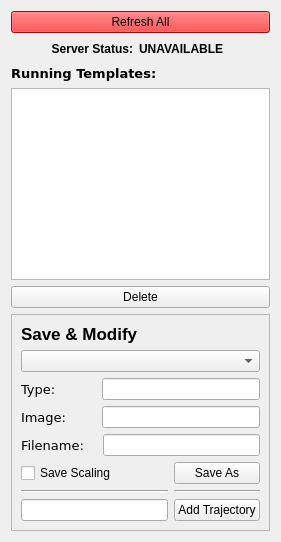
     <widget class="QWidget" name="server_tab">
      <attribute name="title">
       <string>Server</string>
      </attribute>
      <layout class="QGridLayout" name="gridLayout_5">
       <item row="2" column="0">
        <widget class="QPushButton" name="refresh_button">
         <property name="palette">
          <palette>
           <active>
            <colorrole role="WindowText">
             <brush brushstyle="SolidPattern">
              <color alpha="255">
               <red>0</red>
               <green>0</green>
               <blue>0</blue>
              </color>
             </brush>
            </colorrole>
            <colorrole role="Button">
             <brush brushstyle="SolidPattern">
              <color alpha="255">
               <red>255</red>
               <green>0</green>
               <blue>0</blue>
              </color>
             </brush>
            </colorrole>
            <colorrole role="Light">
             <brush brushstyle="SolidPattern">
              <color alpha="255">
               <red>255</red>
               <green>127</green>
               <blue>127</blue>
              </color>
             </brush>
            </colorrole>
            <colorrole role="Midlight">
             <brush brushstyle="SolidPattern">
              <color alpha="255">
               <red>255</red>
               <green>63</green>
               <blue>63</blue>
              </color>
             </brush>
            </colorrole>
            <colorrole role="Dark">
             <brush brushstyle="SolidPattern">
              <color alpha="255">
               <red>127</red>
               <green>0</green>
               <blue>0</blue>
              </color>
             </brush>
            </colorrole>
            <colorrole role="Mid">
             <brush brushstyle="SolidPattern">
              <color alpha="255">
               <red>170</red>
               <green>0</green>
               <blue>0</blue>
              </color>
             </brush>
            </colorrole>
            <colorrole role="Text">
             <brush brushstyle="SolidPattern">
              <color alpha="255">
               <red>0</red>
               <green>0</green>
               <blue>0</blue>
              </color>
             </brush>
            </colorrole>
            <colorrole role="BrightText">
             <brush brushstyle="SolidPattern">
              <color alpha="255">
               <red>255</red>
               <green>255</green>
               <blue>255</blue>
              </color>
             </brush>
            </colorrole>
            <colorrole role="ButtonText">
             <brush brushstyle="SolidPattern">
              <color alpha="255">
               <red>0</red>
               <green>0</green>
               <blue>0</blue>
              </color>
             </brush>
            </colorrole>
            <colorrole role="Base">
             <brush brushstyle="SolidPattern">
              <color alpha="255">
               <red>255</red>
               <green>255</green>
               <blue>255</blue>
              </color>
             </brush>
            </colorrole>
            <colorrole role="Window">
             <brush brushstyle="SolidPattern">
              <color alpha="255">
               <red>255</red>
               <green>0</green>
               <blue>0</blue>
              </color>
             </brush>
            </colorrole>
            <colorrole role="Shadow">
             <brush brushstyle="SolidPattern">
              <color alpha="255">
               <red>0</red>
               <green>0</green>
               <blue>0</blue>
              </color>
             </brush>
            </colorrole>
            <colorrole role="AlternateBase">
             <brush brushstyle="SolidPattern">
              <color alpha="255">
               <red>255</red>
               <green>127</green>
               <blue>127</blue>
              </color>
             </brush>
            </colorrole>
            <colorrole role="ToolTipBase">
             <brush brushstyle="SolidPattern">
              <color alpha="255">
               <red>255</red>
               <green>255</green>
               <blue>220</blue>
              </color>
             </brush>
            </colorrole>
            <colorrole role="ToolTipText">
             <brush brushstyle="SolidPattern">
              <color alpha="255">
               <red>0</red>
               <green>0</green>
               <blue>0</blue>
              </color>
             </brush>
            </colorrole>
           </active>
           <inactive>
            <colorrole role="WindowText">
             <brush brushstyle="SolidPattern">
              <color alpha="255">
               <red>0</red>
               <green>0</green>
               <blue>0</blue>
              </color>
             </brush>
            </colorrole>
            <colorrole role="Button">
             <brush brushstyle="SolidPattern">
              <color alpha="255">
               <red>255</red>
               <green>0</green>
               <blue>0</blue>
              </color>
             </brush>
            </colorrole>
            <colorrole role="Light">
             <brush brushstyle="SolidPattern">
              <color alpha="255">
               <red>255</red>
               <green>127</green>
               <blue>127</blue>
              </color>
             </brush>
            </colorrole>
            <colorrole role="Midlight">
             <brush brushstyle="SolidPattern">
              <color alpha="255">
               <red>255</red>
               <green>63</green>
               <blue>63</blue>
              </color>
             </brush>
            </colorrole>
            <colorrole role="Dark">
             <brush brushstyle="SolidPattern">
              <color alpha="255">
               <red>127</red>
               <green>0</green>
               <blue>0</blue>
              </color>
             </brush>
            </colorrole>
            <colorrole role="Mid">
             <brush brushstyle="SolidPattern">
              <color alpha="255">
               <red>170</red>
               <green>0</green>
               <blue>0</blue>
              </color>
             </brush>
            </colorrole>
            <colorrole role="Text">
             <brush brushstyle="SolidPattern">
              <color alpha="255">
               <red>0</red>
               <green>0</green>
               <blue>0</blue>
              </color>
             </brush>
            </colorrole>
            <colorrole role="BrightText">
             <brush brushstyle="SolidPattern">
              <color alpha="255">
               <red>255</red>
               <green>255</green>
               <blue>255</blue>
              </color>
             </brush>
            </colorrole>
            <colorrole role="ButtonText">
             <brush brushstyle="SolidPattern">
              <color alpha="255">
               <red>0</red>
               <green>0</green>
               <blue>0</blue>
              </color>
             </brush>
            </colorrole>
            <colorrole role="Base">
             <brush brushstyle="SolidPattern">
              <color alpha="255">
               <red>255</red>
               <green>255</green>
               <blue>255</blue>
              </color>
             </brush>
            </colorrole>
            <colorrole role="Window">
             <brush brushstyle="SolidPattern">
              <color alpha="255">
               <red>255</red>
               <green>0</green>
               <blue>0</blue>
              </color>
             </brush>
            </colorrole>
            <colorrole role="Shadow">
             <brush brushstyle="SolidPattern">
              <color alpha="255">
               <red>0</red>
               <green>0</green>
               <blue>0</blue>
              </color>
             </brush>
            </colorrole>
            <colorrole role="AlternateBase">
             <brush brushstyle="SolidPattern">
              <color alpha="255">
               <red>255</red>
               <green>127</green>
               <blue>127</blue>
              </color>
             </brush>
            </colorrole>
            <colorrole role="ToolTipBase">
             <brush brushstyle="SolidPattern">
              <color alpha="255">
               <red>255</red>
               <green>255</green>
               <blue>220</blue>
              </color>
             </brush>
            </colorrole>
            <colorrole role="ToolTipText">
             <brush brushstyle="SolidPattern">
              <color alpha="255">
               <red>0</red>
               <green>0</green>
               <blue>0</blue>
              </color>
             </brush>
            </colorrole>
           </inactive>
           <disabled>
            <colorrole role="WindowText">
             <brush brushstyle="SolidPattern">
              <color alpha="255">
               <red>127</red>
               <green>0</green>
               <blue>0</blue>
              </color>
             </brush>
            </colorrole>
            <colorrole role="Button">
             <brush brushstyle="SolidPattern">
              <color alpha="255">
               <red>255</red>
               <green>0</green>
               <blue>0</blue>
              </color>
             </brush>
            </colorrole>
            <colorrole role="Light">
             <brush brushstyle="SolidPattern">
              <color alpha="255">
               <red>255</red>
               <green>127</green>
               <blue>127</blue>
              </color>
             </brush>
            </colorrole>
            <colorrole role="Midlight">
             <brush brushstyle="SolidPattern">
              <color alpha="255">
               <red>255</red>
               <green>63</green>
               <blue>63</blue>
              </color>
             </brush>
            </colorrole>
            <colorrole role="Dark">
             <brush brushstyle="SolidPattern">
              <color alpha="255">
               <red>127</red>
               <green>0</green>
               <blue>0</blue>
              </color>
             </brush>
            </colorrole>
            <colorrole role="Mid">
             <brush brushstyle="SolidPattern">
              <color alpha="255">
               <red>170</red>
               <green>0</green>
               <blue>0</blue>
              </color>
             </brush>
            </colorrole>
            <colorrole role="Text">
             <brush brushstyle="SolidPattern">
              <color alpha="255">
               <red>127</red>
               <green>0</green>
               <blue>0</blue>
              </color>
             </brush>
            </colorrole>
            <colorrole role="BrightText">
             <brush brushstyle="SolidPattern">
              <color alpha="255">
               <red>255</red>
               <green>255</green>
               <blue>255</blue>
              </color>
             </brush>
            </colorrole>
            <colorrole role="ButtonText">
             <brush brushstyle="SolidPattern">
              <color alpha="255">
               <red>127</red>
               <green>0</green>
               <blue>0</blue>
              </color>
             </brush>
            </colorrole>
            <colorrole role="Base">
             <brush brushstyle="SolidPattern">
              <color alpha="255">
               <red>255</red>
               <green>0</green>
               <blue>0</blue>
              </color>
             </brush>
            </colorrole>
            <colorrole role="Window">
             <brush brushstyle="SolidPattern">
              <color alpha="255">
               <red>255</red>
               <green>0</green>
               <blue>0</blue>
              </color>
             </brush>
            </colorrole>
            <colorrole role="Shadow">
             <brush brushstyle="SolidPattern">
              <color alpha="255">
               <red>0</red>
               <green>0</green>
               <blue>0</blue>
              </color>
             </brush>
            </colorrole>
            <colorrole role="AlternateBase">
             <brush brushstyle="SolidPattern">
              <color alpha="255">
               <red>255</red>
               <green>0</green>
               <blue>0</blue>
              </color>
             </brush>
            </colorrole>
            <colorrole role="ToolTipBase">
             <brush brushstyle="SolidPattern">
              <color alpha="255">
               <red>255</red>
               <green>255</green>
               <blue>220</blue>
              </color>
             </brush>
            </colorrole>
            <colorrole role="ToolTipText">
             <brush brushstyle="SolidPattern">
              <color alpha="255">
               <red>0</red>
               <green>0</green>
               <blue>0</blue>
              </color>
             </brush>
            </colorrole>
           </disabled>
          </palette>
         </property>
         <property name="text">
          <string>Refresh All</string>
         </property>
        </widget>
       </item>
       <item row="8" column="0">
        <layout class="QGridLayout" name="gridLayout_3">
         <item row="3" column="0">
          <widget class="QFrame" name="frame_2">
           <property name="frameShape">
            <enum>QFrame::StyledPanel</enum>
           </property>
           <property name="frameShadow">
            <enum>QFrame::Raised</enum>
           </property>
           <layout class="QGridLayout" name="gridLayout_10">
            <item row="9" column="2">
             <widget class="QPushButton" name="add_traj_button">
              <property name="text">
               <string>Add Trajectory</string>
              </property>
             </widget>
            </item>
            <item row="7" column="1">
             <widget class="QCheckBox" name="save_scaling_check_box">
              <property name="text">
               <string>Save Scaling</string>
              </property>
             </widget>
            </item>
            <item row="1" column="1" colspan="2">
             <widget class="QComboBox" name="save_template_combo_box"/>
            </item>
            <item row="8" column="2">
             <widget class="Line" name="line_2">
              <property name="orientation">
               <enum>Qt::Horizontal</enum>
              </property>
             </widget>
            </item>
            <item row="2" column="1" colspan="2">
             <layout class="QHBoxLayout" name="horizontalLayout_13">
              <item>
               <widget class="QLabel" name="type_label">
                <property name="font">
                 <font>
                  <family>Verdana</family>
                  <pointsize>10</pointsize>
                  <weight>50</weight>
                  <bold>false</bold>
                 </font>
                </property>
                <property name="text">
                 <string>Type:</string>
                </property>
               </widget>
              </item>
              <item>
               <spacer name="horizontalSpacer_5">
                <property name="orientation">
                 <enum>Qt::Horizontal</enum>
                </property>
                <property name="sizeType">
                 <enum>QSizePolicy::Maximum</enum>
                </property>
                <property name="sizeHint" stdset="0">
                 <size>
                  <width>40</width>
                  <height>20</height>
                 </size>
                </property>
               </spacer>
              </item>
              <item>
               <widget class="QLineEdit" name="new_save_type"/>
              </item>
             </layout>
            </item>
            <item row="3" column="1" colspan="2">
             <layout class="QHBoxLayout" name="horizontalLayout_14">
              <item>
               <widget class="QLabel" name="image_label">
                <property name="font">
                 <font>
                  <family>Verdana</family>
                  <pointsize>10</pointsize>
                  <weight>50</weight>
                  <bold>false</bold>
                 </font>
                </property>
                <property name="text">
                 <string>Image:</string>
                </property>
               </widget>
              </item>
              <item>
               <spacer name="horizontalSpacer_6">
                <property name="orientation">
                 <enum>Qt::Horizontal</enum>
                </property>
                <property name="sizeType">
                 <enum>QSizePolicy::Maximum</enum>
                </property>
                <property name="sizeHint" stdset="0">
                 <size>
                  <width>29</width>
                  <height>20</height>
                 </size>
                </property>
               </spacer>
              </item>
              <item>
               <widget class="QLineEdit" name="new_image"/>
              </item>
             </layout>
            </item>
            <item row="0" column="1">
             <widget class="QLabel" name="label_6">
              <property name="font">
               <font>
                <pointsize>13</pointsize>
                <weight>75</weight>
                <bold>true</bold>
               </font>
              </property>
              <property name="text">
               <string>Save &amp; Modify</string>
              </property>
             </widget>
            </item>
            <item row="4" column="1" colspan="2">
             <layout class="QHBoxLayout" name="horizontalLayout_15">
              <item>
               <widget class="QLabel" name="filename_label">
                <property name="font">
                 <font>
                  <family>Verdana</family>
                  <pointsize>10</pointsize>
                  <weight>50</weight>
                  <bold>false</bold>
                 </font>
                </property>
                <property name="text">
                 <string>Filename: </string>
                </property>
               </widget>
              </item>
              <item>
               <spacer name="horizontalSpacer_7">
                <property name="orientation">
                 <enum>Qt::Horizontal</enum>
                </property>
                <property name="sizeType">
                 <enum>QSizePolicy::Maximum</enum>
                </property>
                <property name="sizeHint" stdset="0">
                 <size>
                  <width>8</width>
                  <height>20</height>
                 </size>
                </property>
               </spacer>
              </item>
              <item>
               <widget class="QLineEdit" name="new_filename"/>
              </item>
             </layout>
            </item>
            <item row="9" column="1">
             <widget class="QLineEdit" name="new_traj_name"/>
            </item>
            <item row="7" column="2">
             <widget class="QPushButton" name="save_as_button">
              <property name="text">
               <string>Save As</string>
              </property>
             </widget>
            </item>
            <item row="8" column="1">
             <widget class="Line" name="line">
              <property name="orientation">
               <enum>Qt::Horizontal</enum>
              </property>
             </widget>
            </item>
           </layout>
          </widget>
         </item>
         <item row="2" column="0">
          <widget class="QPushButton" name="delete_template_button">
           <property name="text">
            <string>Delete</string>
           </property>
          </widget>
         </item>
         <item row="1" column="0">
          <widget class="QListWidget" name="server_output_status">
           <property name="enabled">
            <bool>true</bool>
           </property>
           <property name="lineWidth">
            <number>2</number>
           </property>
          </widget>
         </item>
         <item row="0" column="0">
          <layout class="QVBoxLayout" name="verticalLayout_2">
           <item>
            <layout class="QGridLayout" name="gridLayout_2"/>
           </item>
           <item>
            <widget class="QLabel" name="running_label">
             <property name="font">
              <font>
               <family>Verdana</family>
               <pointsize>10</pointsize>
               <weight>75</weight>
               <bold>true</bold>
              </font>
             </property>
             <property name="text">
              <string>Running Templates:</string>
             </property>
            </widget>
           </item>
          </layout>
         </item>
        </layout>
       </item>
       <item row="3" column="0">
        <layout class="QHBoxLayout" name="horizontalLayout_2">
         <item>
          <spacer name="horizontalSpacer_2">
           <property name="orientation">
            <enum>Qt::Horizontal</enum>
           </property>
           <property name="sizeHint" stdset="0">
            <size>
             <width>40</width>
             <height>20</height>
            </size>
           </property>
          </spacer>
         </item>
         <item>
          <widget class="QLabel" name="label_7">
           <property name="font">
            <font>
             <weight>75</weight>
             <bold>true</bold>
            </font>
           </property>
           <property name="text">
            <string>Server Status:</string>
           </property>
           <property name="alignment">
            <set>Qt::AlignRight|Qt::AlignTrailing|Qt::AlignVCenter</set>
           </property>
          </widget>
         </item>
         <item>
          <widget class="QLabel" name="server_status_label">
           <property name="font">
            <font>
             <weight>75</weight>
             <bold>true</bold>
            </font>
           </property>
           <property name="text">
            <string>UNAVAILABLE</string>
           </property>
          </widget>
         </item>
         <item>
          <widget class="QFrame" name="frame">
           <property name="frameShape">
            <enum>QFrame::StyledPanel</enum>
           </property>
           <property name="frameShadow">
            <enum>QFrame::Sunken</enum>
           </property>
          </widget>
         </item>
         <item>
          <spacer name="horizontalSpacer">
           <property name="orientation">
            <enum>Qt::Horizontal</enum>
           </property>
           <property name="sizeHint" stdset="0">
            <size>
             <width>40</width>
             <height>20</height>
            </size>
           </property>
          </spacer>
         </item>
        </layout>
       </item>
      </layout>
     </widget>
